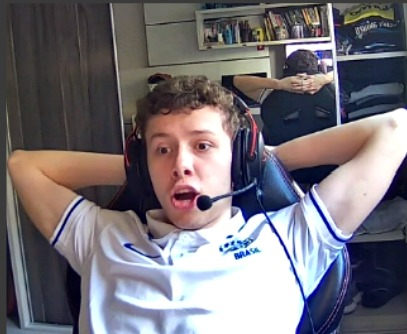
#> input picture images/xing.jpeg, 407 x 334 px, found by its file name
$ python pil.py
#> lines starting #> are read from the running program, lines starting #| are printed output that depends on the picture
# -*- coding: utf-8 -*-
"""
Created on Thu Oct 20 11:32:42 2022

@author: bernardogoltz
"""
#importing PIL Image module (the most common module of the Library)
from PIL import Image

path = 'C:/Users/angel/OneDrive/Documentos/computer-vision/Computer-Vision/images/xing.jpeg'

#importing image
thiago = Image.open(path)
#> thiago is the input picture: PIL image 407x334 RGB; mean R, G, B 117.1, 112.2, 118.7


# basic convertions and rotations:
thiago = thiago.convert('L')
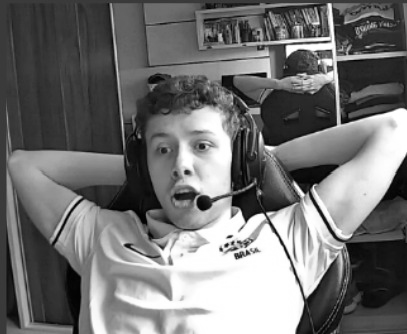
#> thiago: PIL image 407x334 L; min 0, max 255, mean 114.4
thiago = thiago.rotate(180)
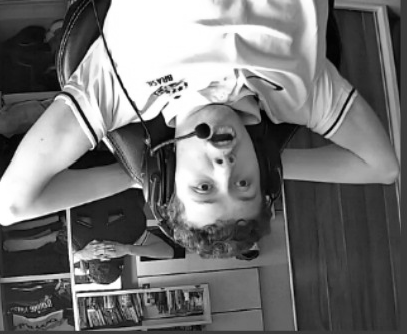
#> thiago: PIL image 407x334 L; min 0, max 255, mean 114.4
thiago.thumbnail((200,100))
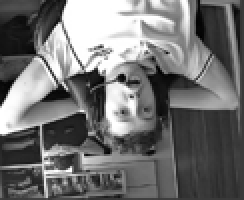
#> thiago: PIL image 122x100 L (shown 2 times larger); min 0, max 255, mean 114.4

#crop method
box = (10,10,10,10)
#(left,upper,right,lower)
region = thiago.crop(box)
region
thiago.show()

#> (the run stopped early here; a loop or call above may not have finished)
